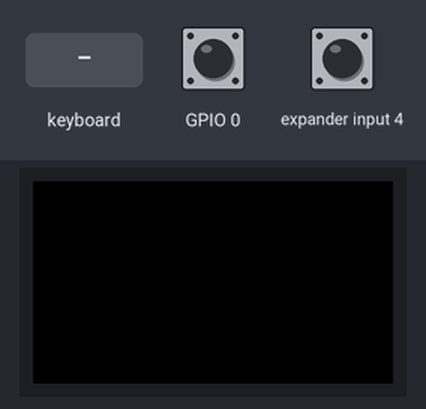
The program below on a simulated ESP32-S3. Shown: 240×135 colour display. The test bench sets the inputs (shaded band); at power-on: GPIO 0 HIGH, expander input 4 HIGH.

Above: at 1.3 s.
1.4 s: keyboard key "1" received
At 2.4 s:
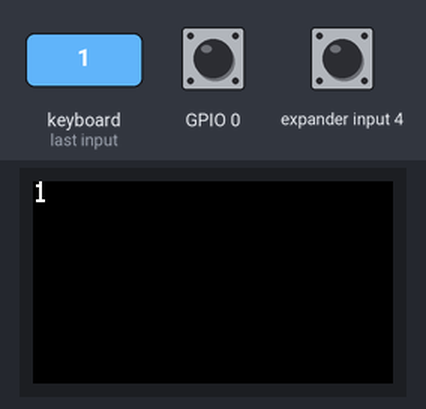
2.9 s: keyboard key "0" received
At 3.6 s:
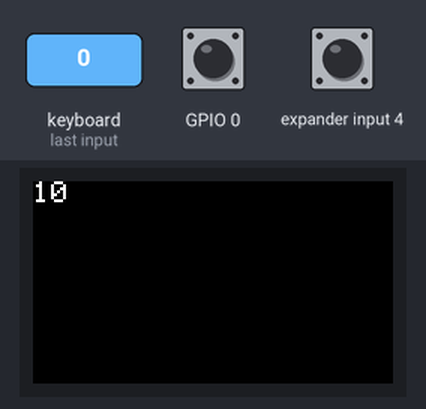
Timing chart, 0 to 5.9 s (numbered marks = the images above; inputs shaded):
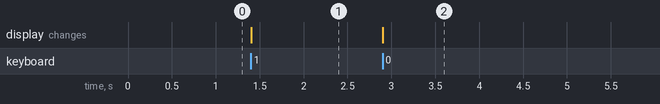

Measured:
- after the input at 1.4 s, the display: changes at once (image 1)
- after the input at 2.9 s, the display: changes at once (image 2)

The program:

main.cpp
```cpp
#include "M5Cardputer.h"
#include "M5GFX.h"

String text = "";
int CHAR_WIDTH = 12;
int CHAR_HEIGHT = 20;

// void draw_function(LovyanGFX* gfx, String text) {
//   int x = rand() % gfx->width();
//   int y = rand() % gfx->height();
//   int colour = rand() % 0xFFFF;
//   gfx->drawString(text, x, y);
// }


M5Canvas canvas(&M5Cardputer.Display);

void setup() {
  auto cfg = M5.config();
  M5Cardputer.begin(cfg,true);
  int textsize = M5Cardputer.Display.height() / 60;
  if (textsize == 0) {
    textsize = 1;
  }
  M5Cardputer.Display.setTextSize(textsize);
}

void loop() {
  M5Cardputer.update();
  if (M5Cardputer.Keyboard.isChange()) {
    if (M5Cardputer.Keyboard.isPressed()) {
      bool refresh = false;
      bool draw = false;
      Keyboard_Class::KeysState status = M5Cardputer.Keyboard.keysState();
      for (auto c : status.word) {
        text += c;
        draw = true;
      }
      if (status.del) {
        text.remove(text.length() - 1);
        refresh = true;
      }
      if (status.enter) {
        text += "\n";
      }

      if (refresh) {
        M5Cardputer.Display.fillScreen(0x000000);
        draw = true;
      }
      if (draw) {
        int x = 0;
        int y = 0;
        for (int i = 0; i < text.length(); i++) {
          char c = text.charAt(i);
          if (c == 0x0a) {
            x = 0;
            y += CHAR_HEIGHT;
          } else {
            M5Cardputer.Display.drawChar(c, x, y);
            x += CHAR_WIDTH;
          }
        }
      }
      // M5Cardputer.Display.drawString(text, 0, 0);
      // draw_function(&M5Cardputer.Display, text);
    }
  }
}
```
